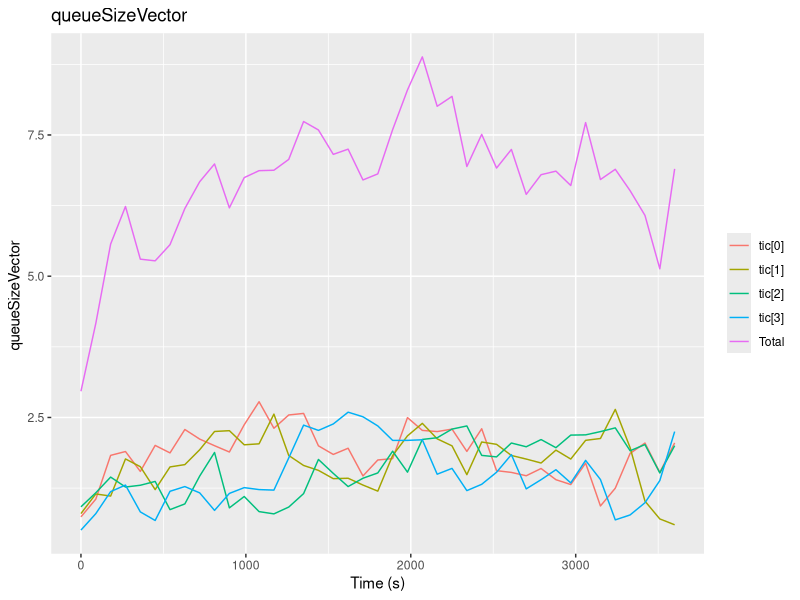
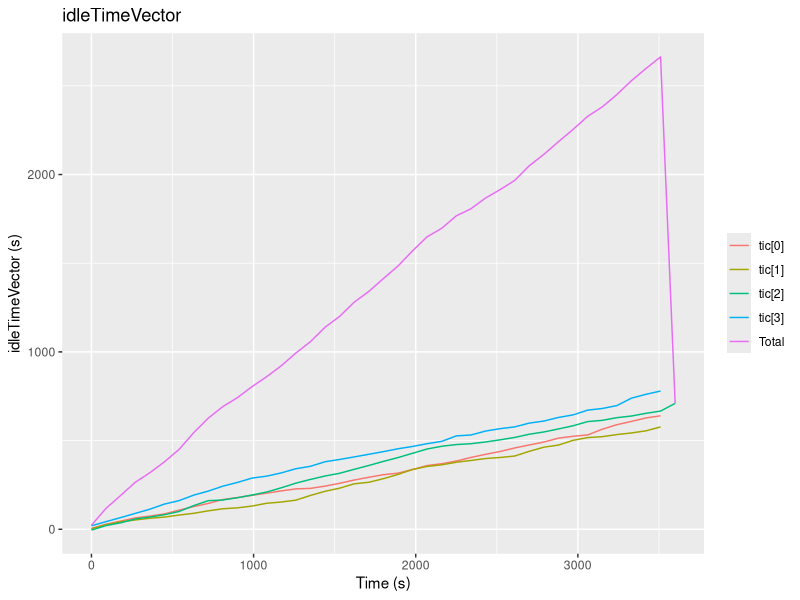
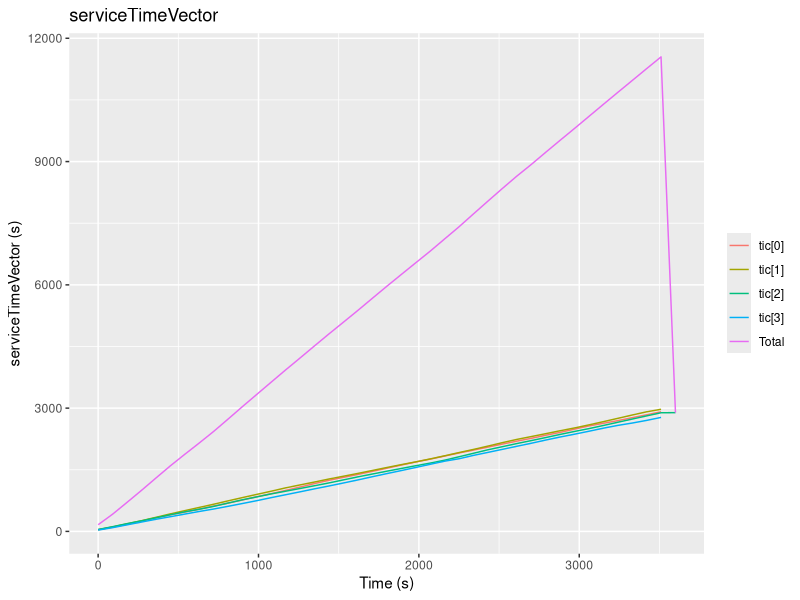
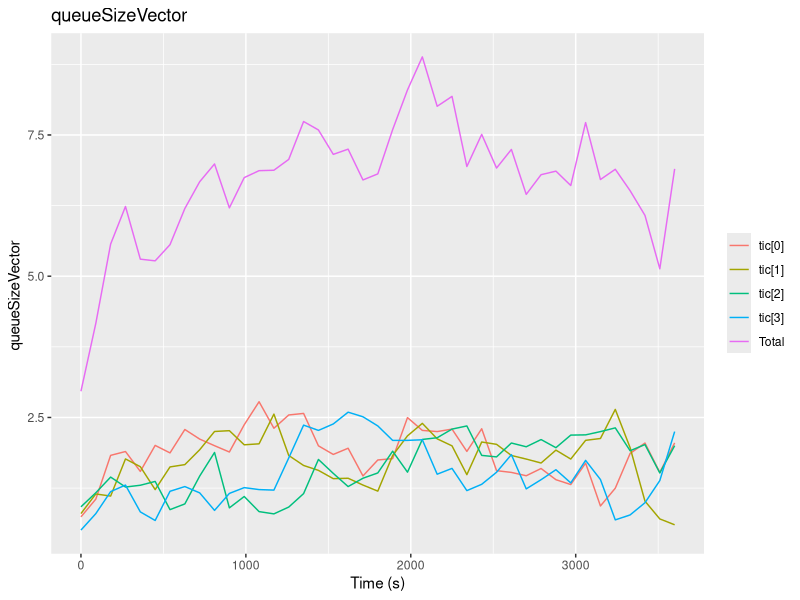
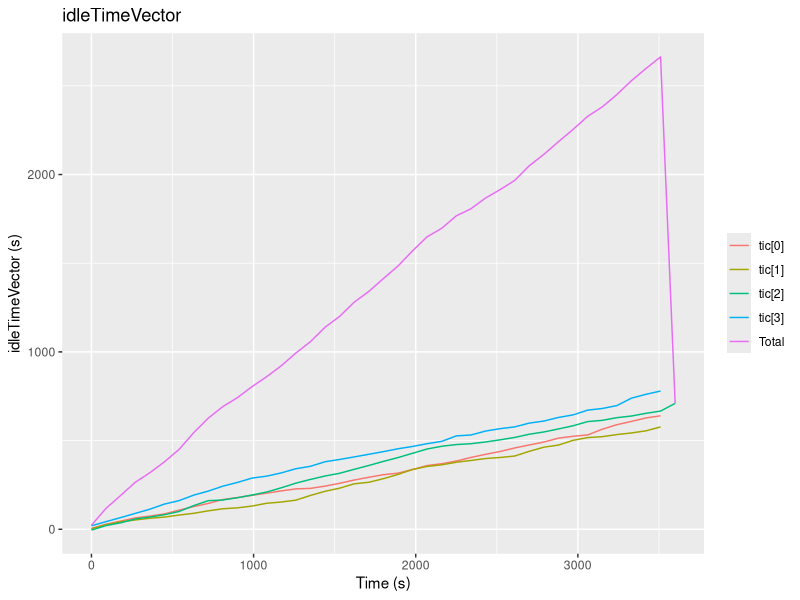
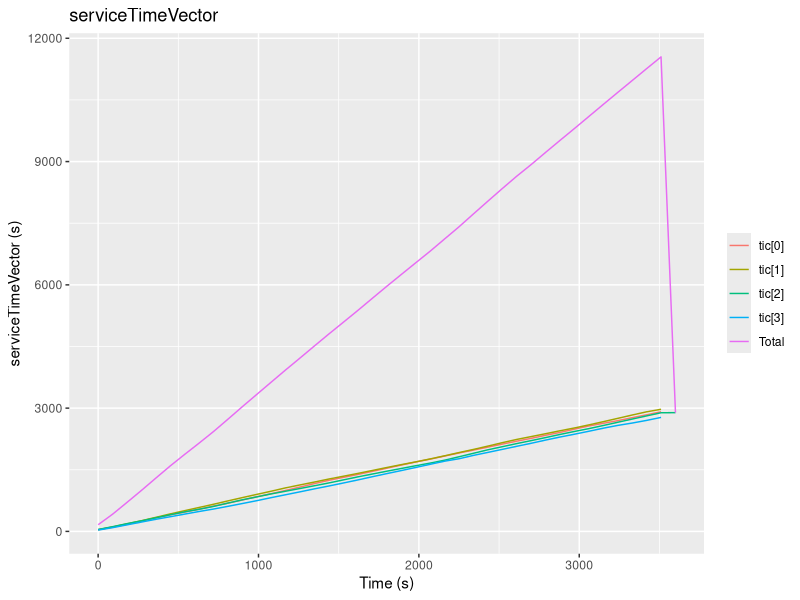
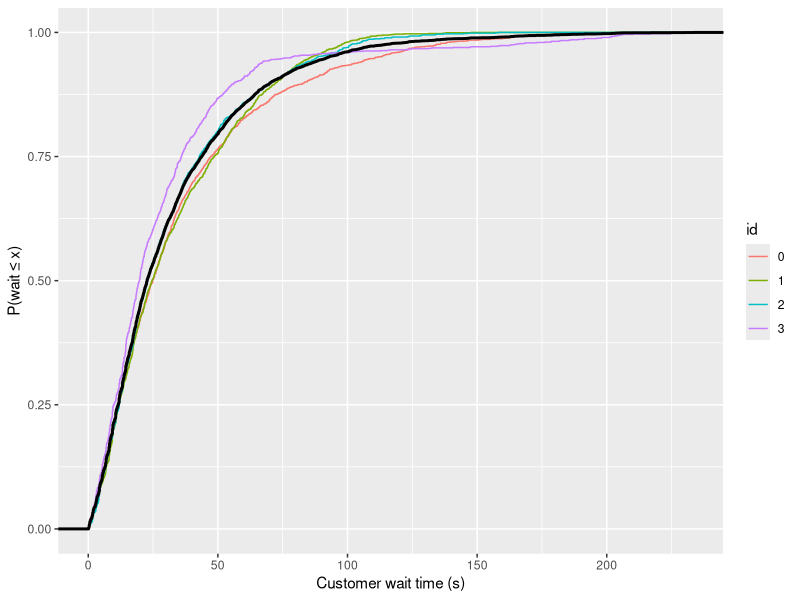

These charts were generated, in order, by the following R code:
library(tidyverse)

wide <- read.csv("results.csv", check.names = FALSE)


long <- map_dfr(seq(1, ncol(wide), by = 2), \(i) tibble(
    name  = names(wide)[i],
    time  = wide[[i]],
    value = wide[[i + 1]]
  )) %>%
  drop_na() %>%
  mutate(
    vector = str_extract(name, "^\\S+"),
    id     = as.integer(str_match(name, "\\[(\\d+)\\]")[, 2]),
    run    = as.integer(str_match(name, "\\(#(\\d+)")[, 2]),
    bin    = floor(time / 90) * 90
  )

# average once for every vector: within runs first, then across runs
avg <- long %>%
  summarise(value = mean(value), .by = c(vector, id, run, bin)) %>%
  summarise(value = mean(value), .by = c(vector, id, bin))

# total over modules, per vector
total <- avg %>%
  summarise(value = sum(value), .by = c(vector, bin)) %>%
  mutate(id = -1L)

avg_all <- bind_rows(avg, total) %>%
  mutate(series = if_else(id == -1, "Total", paste0("tic[", id, "]")))

customer_wait <- long %>%
  filter(str_starts(vector, "customerWait"))

# filter afterwards, one plot per vector
plot_vector <- function(vec, unit = "(s)", file = paste0("plots/", vec, ".png")) {
  p <- avg_all %>%
    filter(vector == vec) %>%
    ggplot(aes(bin, value, color = series)) +
    geom_line() +
    labs(title = vec, x = "Time (s)", y = paste(vec, unit), color = NULL)
  ggsave(file, p, width = 10, height = 6, dpi = 300)
  p
}

dir.create("plots", showWarnings = FALSE)
plot_vector("queueSizeVector", unit = "")
plot_vector("idleTimeVector")
plot_vector("serviceTimeVector")

cw_ecdf <- ggplot(customer_wait, aes(value, color = factor(id))) +
  stat_ecdf() +
  stat_ecdf(aes(color = NULL), color = "black", linewidth = 1) +
  labs(x = "Customer wait time (s)", y = "P(wait ≤ x)", color = "id")
ggsave("plots/customerWait_ecdf.png", cw_ecdf)
# or all of them at once:
# walk(unique(avg_all$vector), plot_vector)
